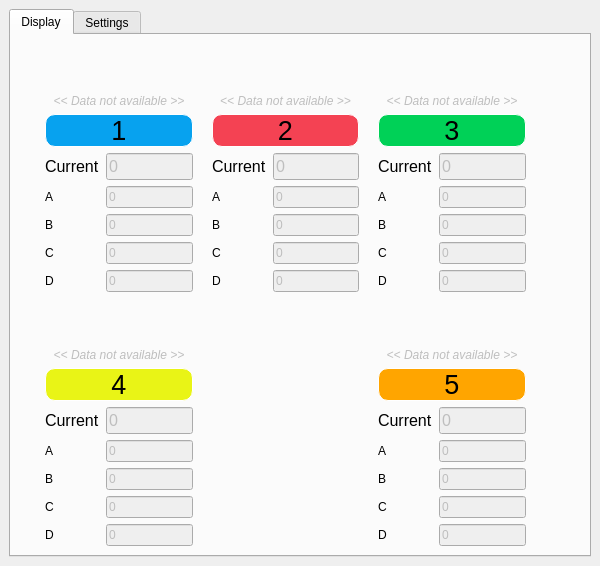
<?xml version="1.0" encoding="UTF-8"?>
<ui version="4.0">
 <class>MainWindow</class>
 <widget class="QMainWindow" name="MainWindow">
  <property name="geometry">
   <rect>
    <x>0</x>
    <y>0</y>
    <width>600</width>
    <height>566</height>
   </rect>
  </property>
  <property name="acceptDrops">
   <bool>true</bool>
  </property>
  <property name="windowTitle">
   <string>Holo.lab</string>
  </property>
  <property name="windowIcon">
   <iconset>
    <normaloff>Images/research4-1.png</normaloff>Images/research4-1.png</iconset>
  </property>
  <widget class="QWidget" name="centralwidget">
   <property name="acceptDrops">
    <bool>true</bool>
   </property>
   <layout class="QGridLayout" name="gridLayout">
    <item row="0" column="0">
     <widget class="QTabWidget" name="tabWidget">
      <property name="currentIndex">
       <number>0</number>
      </property>
      <property name="movable">
       <bool>true</bool>
      </property>
      <widget class="QWidget" name="display_tab">
       <attribute name="title">
        <string>Display</string>
       </attribute>
       <layout class="QGridLayout" name="gridLayout_2">
        <item row="2" column="6">
         <spacer name="horizontalSpacer_4">
          <property name="orientation">
           <enum>Qt::Horizontal</enum>
          </property>
          <property name="sizeType">
           <enum>QSizePolicy::Preferred</enum>
          </property>
          <property name="sizeHint" stdset="0">
           <size>
            <width>109</width>
            <height>20</height>
           </size>
          </property>
         </spacer>
        </item>
        <item row="2" column="0">
         <spacer name="horizontalSpacer_3">
          <property name="orientation">
           <enum>Qt::Horizontal</enum>
          </property>
          <property name="sizeType">
           <enum>QSizePolicy::Preferred</enum>
          </property>
          <property name="sizeHint" stdset="0">
           <size>
            <width>80</width>
            <height>20</height>
           </size>
          </property>
         </spacer>
        </item>
        <item row="2" column="5">
         <layout class="QVBoxLayout" name="verticalLayout_2">
          <item>
           <spacer name="verticalSpacer_5">
            <property name="orientation">
             <enum>Qt::Vertical</enum>
            </property>
            <property name="sizeType">
             <enum>QSizePolicy::Preferred</enum>
            </property>
            <property name="sizeHint" stdset="0">
             <size>
              <width>20</width>
              <height>40</height>
             </size>
            </property>
           </spacer>
          </item>
          <item>
           <widget class="QLabel" name="fifth_data_not_available_label">
            <property name="enabled">
             <bool>false</bool>
            </property>
            <property name="font">
             <font>
              <italic>true</italic>
             </font>
            </property>
            <property name="text">
             <string>&lt;&lt; Data not available &gt;&gt;</string>
            </property>
            <property name="alignment">
             <set>Qt::AlignBottom|Qt::AlignHCenter</set>
            </property>
           </widget>
          </item>
          <item>
           <widget class="QPushButton" name="fifth_pushButton">
            <property name="sizePolicy">
             <sizepolicy hsizetype="Preferred" vsizetype="Preferred">
              <horstretch>0</horstretch>
              <verstretch>0</verstretch>
             </sizepolicy>
            </property>
            <property name="font">
             <font>
              <pointsize>20</pointsize>
             </font>
            </property>
            <property name="styleSheet">
             <string notr="true">QPushButton {background-color: #ffa500; border: 1px solid white;border-radius: 10px; } QPushButton:checked{ background-color:qlineargradient(spread:pad, x1:0, y1:0, x2:0, y2:1,   stop:0 rgba(255, 165, 0, 255), stop:1 rgba(252, 194, 88, 255)); border: 5px solid #ffa500;border-radius: 30px;}</string>
            </property>
            <property name="text">
             <string>5</string>
            </property>
            <property name="checkable">
             <bool>true</bool>
            </property>
           </widget>
          </item>
          <item>
           <layout class="QFormLayout" name="formLayout">
            <item row="0" column="0">
             <widget class="QLabel" name="label_41">
              <property name="font">
               <font>
                <pointsize>12</pointsize>
               </font>
              </property>
              <property name="text">
               <string>Current</string>
              </property>
             </widget>
            </item>
            <item row="0" column="1">
             <widget class="QLineEdit" name="fifth_current_lineEdit">
              <property name="enabled">
               <bool>false</bool>
              </property>
              <property name="sizePolicy">
               <sizepolicy hsizetype="Preferred" vsizetype="Preferred">
                <horstretch>0</horstretch>
                <verstretch>0</verstretch>
               </sizepolicy>
              </property>
              <property name="font">
               <font>
                <pointsize>12</pointsize>
               </font>
              </property>
              <property name="text">
               <string>0</string>
              </property>
             </widget>
            </item>
            <item row="1" column="0">
             <widget class="QLabel" name="label_45">
              <property name="text">
               <string>A</string>
              </property>
             </widget>
            </item>
            <item row="1" column="1">
             <widget class="QLineEdit" name="fifth_a_lineEdit">
              <property name="enabled">
               <bool>false</bool>
              </property>
              <property name="sizePolicy">
               <sizepolicy hsizetype="Preferred" vsizetype="Preferred">
                <horstretch>0</horstretch>
                <verstretch>0</verstretch>
               </sizepolicy>
              </property>
              <property name="text">
               <string>0</string>
              </property>
             </widget>
            </item>
            <item row="2" column="0">
             <widget class="QLabel" name="label_46">
              <property name="text">
               <string>B</string>
              </property>
             </widget>
            </item>
            <item row="2" column="1">
             <widget class="QLineEdit" name="fifth_b_lineEdit">
              <property name="enabled">
               <bool>false</bool>
              </property>
              <property name="sizePolicy">
               <sizepolicy hsizetype="Preferred" vsizetype="Preferred">
                <horstretch>0</horstretch>
                <verstretch>0</verstretch>
               </sizepolicy>
              </property>
              <property name="text">
               <string>0</string>
              </property>
             </widget>
            </item>
            <item row="3" column="0">
             <widget class="QLabel" name="label_47">
              <property name="text">
               <string>C</string>
              </property>
             </widget>
            </item>
            <item row="3" column="1">
             <widget class="QLineEdit" name="fifth_c_lineEdit">
              <property name="enabled">
               <bool>false</bool>
              </property>
              <property name="sizePolicy">
               <sizepolicy hsizetype="Preferred" vsizetype="Preferred">
                <horstretch>0</horstretch>
                <verstretch>0</verstretch>
               </sizepolicy>
              </property>
              <property name="text">
               <string>0</string>
              </property>
             </widget>
            </item>
            <item row="4" column="0">
             <widget class="QLabel" name="label_48">
              <property name="text">
               <string>D</string>
              </property>
             </widget>
            </item>
            <item row="4" column="1">
             <widget class="QLineEdit" name="fifth_d_lineEdit">
              <property name="enabled">
               <bool>false</bool>
              </property>
              <property name="sizePolicy">
               <sizepolicy hsizetype="Preferred" vsizetype="Preferred">
                <horstretch>0</horstretch>
                <verstretch>0</verstretch>
               </sizepolicy>
              </property>
              <property name="text">
               <string>0</string>
              </property>
             </widget>
            </item>
           </layout>
          </item>
         </layout>
        </item>
        <item row="0" column="1">
         <layout class="QVBoxLayout" name="first_verticalLayout">
          <item>
           <spacer name="verticalSpacer">
            <property name="orientation">
             <enum>Qt::Vertical</enum>
            </property>
            <property name="sizeType">
             <enum>QSizePolicy::Preferred</enum>
            </property>
            <property name="sizeHint" stdset="0">
             <size>
              <width>20</width>
              <height>40</height>
             </size>
            </property>
           </spacer>
          </item>
          <item>
           <widget class="QLabel" name="first_data_not_available_label">
            <property name="enabled">
             <bool>false</bool>
            </property>
            <property name="font">
             <font>
              <italic>true</italic>
             </font>
            </property>
            <property name="autoFillBackground">
             <bool>false</bool>
            </property>
            <property name="text">
             <string>&lt;&lt; Data not available &gt;&gt;</string>
            </property>
            <property name="alignment">
             <set>Qt::AlignBottom|Qt::AlignHCenter</set>
            </property>
           </widget>
          </item>
          <item>
           <widget class="QPushButton" name="first_pushButton">
            <property name="sizePolicy">
             <sizepolicy hsizetype="Preferred" vsizetype="Preferred">
              <horstretch>0</horstretch>
              <verstretch>0</verstretch>
             </sizepolicy>
            </property>
            <property name="font">
             <font>
              <pointsize>20</pointsize>
             </font>
            </property>
            <property name="styleSheet">
             <string notr="true">QPushButton {background-color:#07a2ef; border: 1px solid white;border-radius: 10px; } QPushButton:checked{background-color: qlineargradient(spread:pad, x1:0, y1:0, x2:0, y2:1,   stop:0 rgba(7, 162, 239, 255), stop:1 rgba(111, 198, 242)); border: 5px solid #07a2ef;border-radius: 30px;}</string>
            </property>
            <property name="text">
             <string>1</string>
            </property>
            <property name="checkable">
             <bool>true</bool>
            </property>
           </widget>
          </item>
          <item>
           <layout class="QFormLayout" name="first_formLayout">
            <item row="0" column="0">
             <widget class="QLabel" name="label_3">
              <property name="font">
               <font>
                <pointsize>12</pointsize>
               </font>
              </property>
              <property name="text">
               <string>Current</string>
              </property>
             </widget>
            </item>
            <item row="0" column="1">
             <widget class="QLineEdit" name="first_current_lineEdit">
              <property name="enabled">
               <bool>false</bool>
              </property>
              <property name="sizePolicy">
               <sizepolicy hsizetype="Preferred" vsizetype="Preferred">
                <horstretch>0</horstretch>
                <verstretch>0</verstretch>
               </sizepolicy>
              </property>
              <property name="font">
               <font>
                <pointsize>12</pointsize>
               </font>
              </property>
              <property name="text">
               <string>0</string>
              </property>
             </widget>
            </item>
            <item row="1" column="0">
             <widget class="QLabel" name="label_7">
              <property name="text">
               <string>A</string>
              </property>
             </widget>
            </item>
            <item row="1" column="1">
             <widget class="QLineEdit" name="first_a_lineEdit">
              <property name="enabled">
               <bool>false</bool>
              </property>
              <property name="sizePolicy">
               <sizepolicy hsizetype="Preferred" vsizetype="Preferred">
                <horstretch>0</horstretch>
                <verstretch>0</verstretch>
               </sizepolicy>
              </property>
              <property name="text">
               <string>0</string>
              </property>
             </widget>
            </item>
            <item row="2" column="0">
             <widget class="QLabel" name="label_8">
              <property name="text">
               <string>B</string>
              </property>
             </widget>
            </item>
            <item row="2" column="1">
             <widget class="QLineEdit" name="first_b_lineEdit">
              <property name="enabled">
               <bool>false</bool>
              </property>
              <property name="sizePolicy">
               <sizepolicy hsizetype="Preferred" vsizetype="Preferred">
                <horstretch>0</horstretch>
                <verstretch>0</verstretch>
               </sizepolicy>
              </property>
              <property name="text">
               <string>0</string>
              </property>
             </widget>
            </item>
            <item row="3" column="0">
             <widget class="QLabel" name="label_9">
              <property name="text">
               <string>C</string>
              </property>
             </widget>
            </item>
            <item row="3" column="1">
             <widget class="QLineEdit" name="first_c_lineEdit">
              <property name="enabled">
               <bool>false</bool>
              </property>
              <property name="sizePolicy">
               <sizepolicy hsizetype="Preferred" vsizetype="Preferred">
                <horstretch>0</horstretch>
                <verstretch>0</verstretch>
               </sizepolicy>
              </property>
              <property name="text">
               <string>0</string>
              </property>
             </widget>
            </item>
            <item row="4" column="0">
             <widget class="QLabel" name="label_10">
              <property name="text">
               <string>D</string>
              </property>
             </widget>
            </item>
            <item row="4" column="1">
             <widget class="QLineEdit" name="first_d_lineEdit">
              <property name="enabled">
               <bool>false</bool>
              </property>
              <property name="sizePolicy">
               <sizepolicy hsizetype="Preferred" vsizetype="Preferred">
                <horstretch>0</horstretch>
                <verstretch>0</verstretch>
               </sizepolicy>
              </property>
              <property name="text">
               <string>0</string>
              </property>
             </widget>
            </item>
           </layout>
          </item>
         </layout>
        </item>
        <item row="0" column="3">
         <layout class="QVBoxLayout" name="verticalLayout_6">
          <item>
           <spacer name="verticalSpacer_2">
            <property name="orientation">
             <enum>Qt::Vertical</enum>
            </property>
            <property name="sizeType">
             <enum>QSizePolicy::Preferred</enum>
            </property>
            <property name="sizeHint" stdset="0">
             <size>
              <width>20</width>
              <height>40</height>
             </size>
            </property>
           </spacer>
          </item>
          <item>
           <widget class="QLabel" name="second_data_not_available_label">
            <property name="enabled">
             <bool>false</bool>
            </property>
            <property name="font">
             <font>
              <italic>true</italic>
             </font>
            </property>
            <property name="text">
             <string>&lt;&lt; Data not available &gt;&gt;</string>
            </property>
            <property name="alignment">
             <set>Qt::AlignBottom|Qt::AlignHCenter</set>
            </property>
           </widget>
          </item>
          <item>
           <widget class="QPushButton" name="second_pushButton">
            <property name="sizePolicy">
             <sizepolicy hsizetype="Preferred" vsizetype="Preferred">
              <horstretch>0</horstretch>
              <verstretch>0</verstretch>
             </sizepolicy>
            </property>
            <property name="font">
             <font>
              <pointsize>20</pointsize>
             </font>
            </property>
            <property name="styleSheet">
             <string notr="true">QPushButton {background-color: #f44253; border: 1px solid white;border-radius: 10px; } QPushButton:checked{ background-color:qlineargradient(spread:pad, x1:0, y1:0, x2:0, y2:1,   stop:0 rgba(244, 66, 83, 255), stop:1 rgba(247, 111, 124, 255)); border: 5px solid #f44253;border-radius: 30px;}</string>
            </property>
            <property name="text">
             <string>2</string>
            </property>
            <property name="checkable">
             <bool>true</bool>
            </property>
           </widget>
          </item>
          <item>
           <layout class="QFormLayout" name="formLayout_5">
            <item row="0" column="0">
             <widget class="QLabel" name="label_13">
              <property name="font">
               <font>
                <pointsize>12</pointsize>
               </font>
              </property>
              <property name="text">
               <string>Current</string>
              </property>
             </widget>
            </item>
            <item row="0" column="1">
             <widget class="QLineEdit" name="second_current_lineEdit">
              <property name="enabled">
               <bool>false</bool>
              </property>
              <property name="sizePolicy">
               <sizepolicy hsizetype="Preferred" vsizetype="Preferred">
                <horstretch>0</horstretch>
                <verstretch>0</verstretch>
               </sizepolicy>
              </property>
              <property name="font">
               <font>
                <pointsize>12</pointsize>
               </font>
              </property>
              <property name="text">
               <string>0</string>
              </property>
             </widget>
            </item>
            <item row="1" column="0">
             <widget class="QLabel" name="label_17">
              <property name="text">
               <string>A</string>
              </property>
             </widget>
            </item>
            <item row="1" column="1">
             <widget class="QLineEdit" name="second_a_lineEdit">
              <property name="enabled">
               <bool>false</bool>
              </property>
              <property name="sizePolicy">
               <sizepolicy hsizetype="Preferred" vsizetype="Preferred">
                <horstretch>0</horstretch>
                <verstretch>0</verstretch>
               </sizepolicy>
              </property>
              <property name="text">
               <string>0</string>
              </property>
             </widget>
            </item>
            <item row="2" column="0">
             <widget class="QLabel" name="label_18">
              <property name="text">
               <string>B</string>
              </property>
             </widget>
            </item>
            <item row="2" column="1">
             <widget class="QLineEdit" name="second_b_lineEdit">
              <property name="enabled">
               <bool>false</bool>
              </property>
              <property name="sizePolicy">
               <sizepolicy hsizetype="Preferred" vsizetype="Preferred">
                <horstretch>0</horstretch>
                <verstretch>0</verstretch>
               </sizepolicy>
              </property>
              <property name="text">
               <string>0</string>
              </property>
             </widget>
            </item>
            <item row="3" column="0">
             <widget class="QLabel" name="label_19">
              <property name="text">
               <string>C</string>
              </property>
             </widget>
            </item>
            <item row="3" column="1">
             <widget class="QLineEdit" name="second_c_lineEdit">
              <property name="enabled">
               <bool>false</bool>
              </property>
              <property name="sizePolicy">
               <sizepolicy hsizetype="Preferred" vsizetype="Preferred">
                <horstretch>0</horstretch>
                <verstretch>0</verstretch>
               </sizepolicy>
              </property>
              <property name="text">
               <string>0</string>
              </property>
             </widget>
            </item>
            <item row="4" column="0">
             <widget class="QLabel" name="label_20">
              <property name="text">
               <string>D</string>
              </property>
             </widget>
            </item>
            <item row="4" column="1">
             <widget class="QLineEdit" name="second_d_lineEdit">
              <property name="enabled">
               <bool>false</bool>
              </property>
              <property name="sizePolicy">
               <sizepolicy hsizetype="Preferred" vsizetype="Preferred">
                <horstretch>0</horstretch>
                <verstretch>0</verstretch>
               </sizepolicy>
              </property>
              <property name="text">
               <string>0</string>
              </property>
             </widget>
            </item>
           </layout>
          </item>
         </layout>
        </item>
        <item row="0" column="5">
         <layout class="QVBoxLayout" name="verticalLayout_4">
          <item>
           <spacer name="verticalSpacer_3">
            <property name="orientation">
             <enum>Qt::Vertical</enum>
            </property>
            <property name="sizeType">
             <enum>QSizePolicy::Preferred</enum>
            </property>
            <property name="sizeHint" stdset="0">
             <size>
              <width>20</width>
              <height>40</height>
             </size>
            </property>
           </spacer>
          </item>
          <item>
           <widget class="QLabel" name="third_data_not_available_label">
            <property name="enabled">
             <bool>false</bool>
            </property>
            <property name="font">
             <font>
              <italic>true</italic>
             </font>
            </property>
            <property name="text">
             <string>&lt;&lt; Data not available &gt;&gt;</string>
            </property>
            <property name="alignment">
             <set>Qt::AlignBottom|Qt::AlignHCenter</set>
            </property>
           </widget>
          </item>
          <item>
           <widget class="QPushButton" name="third_pushButton">
            <property name="sizePolicy">
             <sizepolicy hsizetype="Preferred" vsizetype="Preferred">
              <horstretch>0</horstretch>
              <verstretch>0</verstretch>
             </sizepolicy>
            </property>
            <property name="font">
             <font>
              <pointsize>20</pointsize>
             </font>
            </property>
            <property name="styleSheet">
             <string notr="true">QPushButton {background-color: #00d157; border: 1px solid white;border-radius: 10px; } QPushButton:checked{ background-color:qlineargradient(spread:pad, x1:0, y1:0, x2:0, y2:1,   stop:0 rgba(0, 209, 87, 255), stop:1 rgba(110, 239, 164, 255)); border: 5px solid #00d157;border-radius: 30px;}</string>
            </property>
            <property name="text">
             <string>3</string>
            </property>
            <property name="checkable">
             <bool>true</bool>
            </property>
           </widget>
          </item>
          <item>
           <layout class="QFormLayout" name="formLayout_3">
            <item row="0" column="0">
             <widget class="QLabel" name="label_23">
              <property name="font">
               <font>
                <pointsize>12</pointsize>
               </font>
              </property>
              <property name="text">
               <string>Current</string>
              </property>
             </widget>
            </item>
            <item row="0" column="1">
             <widget class="QLineEdit" name="third_current_lineEdit">
              <property name="enabled">
               <bool>false</bool>
              </property>
              <property name="sizePolicy">
               <sizepolicy hsizetype="Preferred" vsizetype="Preferred">
                <horstretch>0</horstretch>
                <verstretch>0</verstretch>
               </sizepolicy>
              </property>
              <property name="font">
               <font>
                <pointsize>12</pointsize>
               </font>
              </property>
              <property name="text">
               <string>0</string>
              </property>
             </widget>
            </item>
            <item row="1" column="0">
             <widget class="QLabel" name="label_27">
              <property name="text">
               <string>A</string>
              </property>
             </widget>
            </item>
            <item row="1" column="1">
             <widget class="QLineEdit" name="third_a_lineEdit">
              <property name="enabled">
               <bool>false</bool>
              </property>
              <property name="sizePolicy">
               <sizepolicy hsizetype="Preferred" vsizetype="Preferred">
                <horstretch>0</horstretch>
                <verstretch>0</verstretch>
               </sizepolicy>
              </property>
              <property name="text">
               <string>0</string>
              </property>
             </widget>
            </item>
            <item row="2" column="0">
             <widget class="QLabel" name="label_28">
              <property name="text">
               <string>B</string>
              </property>
             </widget>
            </item>
            <item row="2" column="1">
             <widget class="QLineEdit" name="third_b_lineEdit">
              <property name="enabled">
               <bool>false</bool>
              </property>
              <property name="sizePolicy">
               <sizepolicy hsizetype="Preferred" vsizetype="Preferred">
                <horstretch>0</horstretch>
                <verstretch>0</verstretch>
               </sizepolicy>
              </property>
              <property name="text">
               <string>0</string>
              </property>
             </widget>
            </item>
            <item row="3" column="0">
             <widget class="QLabel" name="label_29">
              <property name="text">
               <string>C</string>
              </property>
             </widget>
            </item>
            <item row="3" column="1">
             <widget class="QLineEdit" name="third_c_lineEdit">
              <property name="enabled">
               <bool>false</bool>
              </property>
              <property name="sizePolicy">
               <sizepolicy hsizetype="Preferred" vsizetype="Preferred">
                <horstretch>0</horstretch>
                <verstretch>0</verstretch>
               </sizepolicy>
              </property>
              <property name="text">
               <string>0</string>
              </property>
             </widget>
            </item>
            <item row="4" column="0">
             <widget class="QLabel" name="label_30">
              <property name="text">
               <string>D</string>
              </property>
             </widget>
            </item>
            <item row="4" column="1">
             <widget class="QLineEdit" name="third_d_lineEdit">
              <property name="enabled">
               <bool>false</bool>
              </property>
              <property name="sizePolicy">
               <sizepolicy hsizetype="Preferred" vsizetype="Preferred">
                <horstretch>0</horstretch>
                <verstretch>0</verstretch>
               </sizepolicy>
              </property>
              <property name="text">
               <string>0</string>
              </property>
             </widget>
            </item>
           </layout>
          </item>
         </layout>
        </item>
        <item row="2" column="4">
         <spacer name="horizontalSpacer_2">
          <property name="orientation">
           <enum>Qt::Horizontal</enum>
          </property>
          <property name="sizeType">
           <enum>QSizePolicy::Preferred</enum>
          </property>
          <property name="sizeHint" stdset="0">
           <size>
            <width>68</width>
            <height>20</height>
           </size>
          </property>
         </spacer>
        </item>
        <item row="2" column="2">
         <spacer name="horizontalSpacer">
          <property name="orientation">
           <enum>Qt::Horizontal</enum>
          </property>
          <property name="sizeType">
           <enum>QSizePolicy::Preferred</enum>
          </property>
          <property name="sizeHint" stdset="0">
           <size>
            <width>68</width>
            <height>20</height>
           </size>
          </property>
         </spacer>
        </item>
        <item row="2" column="1">
         <layout class="QVBoxLayout" name="verticalLayout_3">
          <item>
           <spacer name="verticalSpacer_4">
            <property name="orientation">
             <enum>Qt::Vertical</enum>
            </property>
            <property name="sizeType">
             <enum>QSizePolicy::Preferred</enum>
            </property>
            <property name="sizeHint" stdset="0">
             <size>
              <width>20</width>
              <height>40</height>
             </size>
            </property>
           </spacer>
          </item>
          <item>
           <widget class="QLabel" name="fourth_data_not_available_label">
            <property name="enabled">
             <bool>false</bool>
            </property>
            <property name="font">
             <font>
              <italic>true</italic>
             </font>
            </property>
            <property name="text">
             <string>&lt;&lt; Data not available &gt;&gt;</string>
            </property>
            <property name="alignment">
             <set>Qt::AlignBottom|Qt::AlignHCenter</set>
            </property>
           </widget>
          </item>
          <item>
           <widget class="QPushButton" name="fourth_pushButton">
            <property name="sizePolicy">
             <sizepolicy hsizetype="Preferred" vsizetype="Preferred">
              <horstretch>0</horstretch>
              <verstretch>0</verstretch>
             </sizepolicy>
            </property>
            <property name="font">
             <font>
              <pointsize>20</pointsize>
             </font>
            </property>
            <property name="styleSheet">
             <string notr="true">QPushButton {background-color: #e9f416; border: 1px solid white;border-radius: 10px;}QPushButton:checked{ background-color:qlineargradient(spread:pad, x1:0, y1:0, x2:0, y2:1,   stop:0 rgba(233, 244, 22, 255), stop:1 rgba(244, 252, 100, 255)); border: 5px solid #e9f416;border-radius: 30px;}</string>
            </property>
            <property name="text">
             <string>4</string>
            </property>
            <property name="checkable">
             <bool>true</bool>
            </property>
           </widget>
          </item>
          <item>
           <layout class="QFormLayout" name="formLayout_2">
            <item row="0" column="0">
             <widget class="QLabel" name="label_32">
              <property name="font">
               <font>
                <pointsize>12</pointsize>
               </font>
              </property>
              <property name="text">
               <string>Current</string>
              </property>
             </widget>
            </item>
            <item row="0" column="1">
             <widget class="QLineEdit" name="fourth_current_lineEdit">
              <property name="enabled">
               <bool>false</bool>
              </property>
              <property name="sizePolicy">
               <sizepolicy hsizetype="Preferred" vsizetype="Preferred">
                <horstretch>0</horstretch>
                <verstretch>0</verstretch>
               </sizepolicy>
              </property>
              <property name="font">
               <font>
                <pointsize>12</pointsize>
               </font>
              </property>
              <property name="text">
               <string>0</string>
              </property>
             </widget>
            </item>
            <item row="1" column="0">
             <widget class="QLabel" name="label_36">
              <property name="text">
               <string>A</string>
              </property>
             </widget>
            </item>
            <item row="1" column="1">
             <widget class="QLineEdit" name="fourth_a_lineEdit">
              <property name="enabled">
               <bool>false</bool>
              </property>
              <property name="sizePolicy">
               <sizepolicy hsizetype="Preferred" vsizetype="Preferred">
                <horstretch>0</horstretch>
                <verstretch>0</verstretch>
               </sizepolicy>
              </property>
              <property name="text">
               <string>0</string>
              </property>
             </widget>
            </item>
            <item row="2" column="0">
             <widget class="QLabel" name="label_37">
              <property name="text">
               <string>B</string>
              </property>
             </widget>
            </item>
            <item row="2" column="1">
             <widget class="QLineEdit" name="fourth_b_lineEdit">
              <property name="enabled">
               <bool>false</bool>
              </property>
              <property name="sizePolicy">
               <sizepolicy hsizetype="Preferred" vsizetype="Preferred">
                <horstretch>0</horstretch>
                <verstretch>0</verstretch>
               </sizepolicy>
              </property>
              <property name="text">
               <string>0</string>
              </property>
             </widget>
            </item>
            <item row="3" column="0">
             <widget class="QLabel" name="label_38">
              <property name="text">
               <string>C</string>
              </property>
             </widget>
            </item>
            <item row="3" column="1">
             <widget class="QLineEdit" name="fourth_c_lineEdit">
              <property name="enabled">
               <bool>false</bool>
              </property>
              <property name="sizePolicy">
               <sizepolicy hsizetype="Preferred" vsizetype="Preferred">
                <horstretch>0</horstretch>
                <verstretch>0</verstretch>
               </sizepolicy>
              </property>
              <property name="text">
               <string>0</string>
              </property>
             </widget>
            </item>
            <item row="4" column="0">
             <widget class="QLabel" name="label_39">
              <property name="text">
               <string>D</string>
              </property>
             </widget>
            </item>
            <item row="4" column="1">
             <widget class="QLineEdit" name="fourth_d_lineEdit">
              <property name="enabled">
               <bool>false</bool>
              </property>
              <property name="sizePolicy">
               <sizepolicy hsizetype="Preferred" vsizetype="Preferred">
                <horstretch>0</horstretch>
                <verstretch>0</verstretch>
               </sizepolicy>
              </property>
              <property name="text">
               <string>0</string>
              </property>
             </widget>
            </item>
           </layout>
          </item>
         </layout>
        </item>
       </layout>
      </widget>
      <widget class="QWidget" name="settings_tab">
       <attribute name="title">
        <string>Settings</string>
       </attribute>
       <layout class="QVBoxLayout" name="verticalLayout_7">
        <item>
         <widget class="QGroupBox" name="groupBox">
          <property name="sizePolicy">
           <sizepolicy hsizetype="Preferred" vsizetype="Maximum">
            <horstretch>0</horstretch>
            <verstretch>0</verstretch>
           </sizepolicy>
          </property>
          <property name="title">
           <string>Serial Port Settings</string>
          </property>
          <layout class="QGridLayout" name="gridLayout_4">
           <item row="0" column="0">
            <layout class="QFormLayout" name="formLayout_4">
             <item row="1" column="0">
              <widget class="QLabel" name="baudrateLabel">
               <property name="layoutDirection">
                <enum>Qt::LeftToRight</enum>
               </property>
               <property name="text">
                <string>Baudrate</string>
               </property>
              </widget>
             </item>
             <item row="1" column="1">
              <widget class="QComboBox" name="baudrateComboBox">
               <property name="currentText">
                <string>115200</string>
               </property>
               <property name="maxVisibleItems">
                <number>20</number>
               </property>
               <property name="sizeAdjustPolicy">
                <enum>QComboBox::AdjustToMinimumContentsLength</enum>
               </property>
               <item>
                <property name="text">
                 <string>115200</string>
                </property>
               </item>
               <item>
                <property name="text">
                 <string>57600</string>
                </property>
               </item>
               <item>
                <property name="text">
                 <string>38400</string>
                </property>
               </item>
               <item>
                <property name="text">
                 <string>28800</string>
                </property>
               </item>
               <item>
                <property name="text">
                 <string>19200</string>
                </property>
               </item>
               <item>
                <property name="text">
                 <string>14400</string>
                </property>
               </item>
               <item>
                <property name="text">
                 <string>9600</string>
                </property>
               </item>
               <item>
                <property name="text">
                 <string>4800</string>
                </property>
               </item>
               <item>
                <property name="text">
                 <string>2400</string>
                </property>
               </item>
               <item>
                <property name="text">
                 <string>1200</string>
                </property>
               </item>
               <item>
                <property name="text">
                 <string>900</string>
                </property>
               </item>
               <item>
                <property name="text">
                 <string>600</string>
                </property>
               </item>
               <item>
                <property name="text">
                 <string>300</string>
                </property>
               </item>
              </widget>
             </item>
             <item row="2" column="0">
              <widget class="QLabel" name="portLabel">
               <property name="text">
                <string>Port</string>
               </property>
              </widget>
             </item>
             <item row="2" column="1">
              <widget class="QLineEdit" name="portlineEdit">
               <property name="text">
                <string>COM3</string>
               </property>
               <property name="clearButtonEnabled">
                <bool>true</bool>
               </property>
              </widget>
             </item>
            </layout>
           </item>
          </layout>
         </widget>
        </item>
        <item>
         <layout class="QHBoxLayout" name="horizontalLayout_2">
          <item>
           <spacer name="horizontalSpacer_5">
            <property name="orientation">
             <enum>Qt::Horizontal</enum>
            </property>
            <property name="sizeType">
             <enum>QSizePolicy::Preferred</enum>
            </property>
            <property name="sizeHint" stdset="0">
             <size>
              <width>40</width>
              <height>20</height>
             </size>
            </property>
           </spacer>
          </item>
          <item>
           <widget class="QPushButton" name="read_pushButton">
            <property name="sizePolicy">
             <sizepolicy hsizetype="Preferred" vsizetype="Preferred">
              <horstretch>0</horstretch>
              <verstretch>0</verstretch>
             </sizepolicy>
            </property>
            <property name="styleSheet">
             <string notr="true"/>
            </property>
            <property name="text">
             <string>Read</string>
            </property>
            <property name="checkable">
             <bool>true</bool>
            </property>
           </widget>
          </item>
          <item>
           <widget class="QPushButton" name="stop_pushButton">
            <property name="enabled">
             <bool>false</bool>
            </property>
            <property name="sizePolicy">
             <sizepolicy hsizetype="Preferred" vsizetype="Preferred">
              <horstretch>0</horstretch>
              <verstretch>0</verstretch>
             </sizepolicy>
            </property>
            <property name="styleSheet">
             <string notr="true"/>
            </property>
            <property name="text">
             <string>Stop</string>
            </property>
            <property name="checkable">
             <bool>true</bool>
            </property>
           </widget>
          </item>
          <item>
           <spacer name="horizontalSpacer_6">
            <property name="orientation">
             <enum>Qt::Horizontal</enum>
            </property>
            <property name="sizeType">
             <enum>QSizePolicy::Preferred</enum>
            </property>
            <property name="sizeHint" stdset="0">
             <size>
              <width>40</width>
              <height>20</height>
             </size>
            </property>
           </spacer>
          </item>
         </layout>
        </item>
        <item>
         <widget class="QLabel" name="ei_logo_label">
          <property name="text">
           <string/>
          </property>
          <property name="pixmap">
           <pixmap>Images/EI_logo_with-icons-300x212.png</pixmap>
          </property>
          <property name="scaledContents">
           <bool>false</bool>
          </property>
          <property name="alignment">
           <set>Qt::AlignCenter</set>
          </property>
         </widget>
        </item>
        <item>
         <spacer name="verticalSpacer_6">
          <property name="orientation">
           <enum>Qt::Vertical</enum>
          </property>
          <property name="sizeHint" stdset="0">
           <size>
            <width>20</width>
            <height>40</height>
           </size>
          </property>
         </spacer>
        </item>
       </layout>
      </widget>
     </widget>
    </item>
   </layout>
  </widget>
 </widget>
 <resources/>
 <connections/>
</ui>
